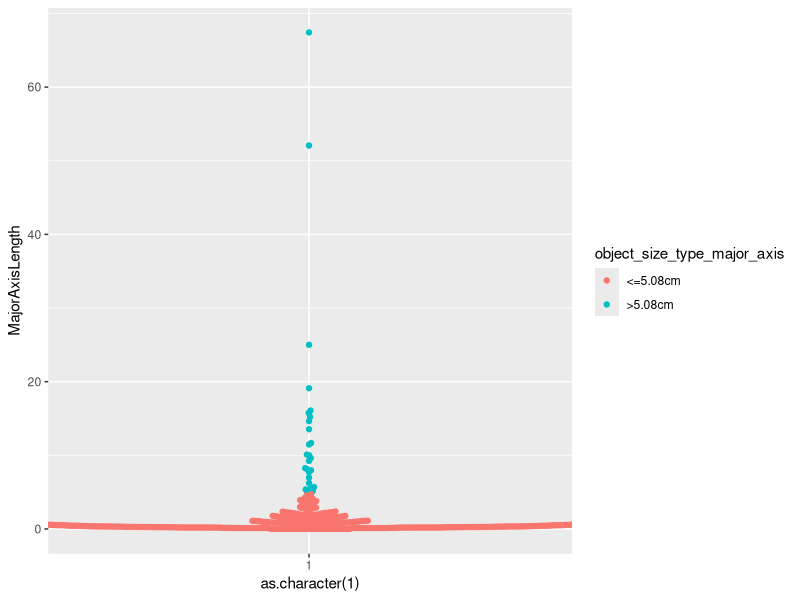

R code for this plot: (Note: this script raises an error after producing the figure.)
library(tidyverse)
library(ggbeeswarm)

# Read in data
dat <- read_csv('image_measurements.csv') %>% 
  # Rename first column to be the ID
  rename(shape_id = ...1) %>% 
  # Get columns for whether area is "> 5.08cm" by several different metrics
  mutate(
    object_size_type_diameter = ifelse(equivalent_diameter > 5.08, '>5.08cm', '<=5.08cm'),
    object_size_type_area = ifelse(Area > 20.268299, '>5.08cm', '<=5.08cm'),
    object_size_type_major_axis = ifelse(MajorAxisLength > 5.08, '>5.08cm', '<=5.08cm')
    )

# Visualize data
ggplot() +
  geom_beeswarm(dat, mapping = aes(x = as.character(1), y = MajorAxisLength, color = object_size_type_major_axis))

total_rows <- nrow(dat)

# Calculate the percentage of objects that meet >5.08cm criteria for each metric
percent_summary <- dat %>%
  pivot_longer(cols = object_size_type_diameter:object_size_type_major_axis,
               names_to = 'metric',
               values_to = 'value' ) %>%
  group_by(metric, value) %>%
  summarise(percent_greater = n() / total_rows) %>% 
  # Rename the values in metric
  mutate(metric = case_when(
    metric == 'object_size_type_area' ~ 'Area',
    metric == 'object_size_type_diameter' ~ 'Diameter',
    metric == 'object_size_type_major_axis' ~ 'Major Axis'
  ))

# Visualize that summary
ggplot() +
  geom_col(percent_summary, mapping = aes(x = metric, y = percent_greater, fill = value)) +
  coord_flip() +
  scale_fill_manual('olivedrab', 'ivory') +
  labs(
    title = 'Percent of segmented objects classified as greater or less than 5.08cm',
    fill = 'Object Classification',
    x = 'Metric by which object was classified',
    y = 'Percent of objects classified'
  ) +
  theme_classic()
